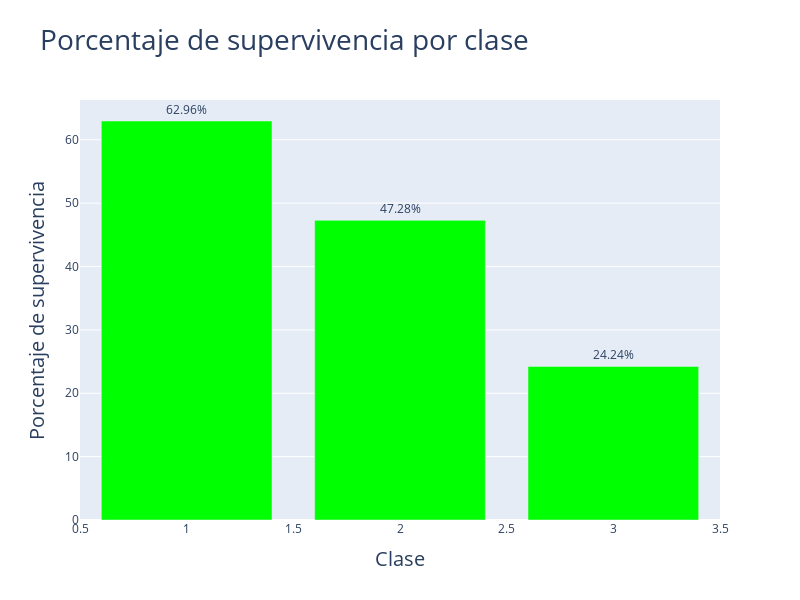

Notebook source saved alongside this figure:
### Code cell
# Calcular el porcentaje de supervivencia para cada clase
Superviviente_por_clase['Porcentaje_supervivientes'] = (Superviviente_por_clase[1] / (Superviviente_por_clase[0] + Superviviente_por_clase[1])) * 100

datos = pd.DataFrame({'Clase': Superviviente_por_clase.index, 'Porcentaje de supervivencia': Superviviente_por_clase['Porcentaje_supervivientes']})

fig = px.bar(datos, x='Clase', y='Porcentaje de supervivencia', text='Porcentaje de supervivencia', title='Porcentaje de supervivencia por clase', width=800, height=600)
fig.update_traces(texttemplate='%{text:.2f}%', textposition='outside')
fig.update_xaxes(title_text='Clase')
fig.update_yaxes(title_text='Porcentaje de supervivencia')
fig.update_traces(marker_color='#00FF00')
fig.update_layout(title_font_size=28, xaxis_title_font_size=20, yaxis_title_font_size=20)

fig.show()

### Figure 1 — Plotly figure (JSON) as saved in the notebook; plotly's stock layout.template omitted (floating-point values rounded to 4 significant figures)
{"data": [{"alignmentgroup": "True", "hovertemplate": "Clase=%{x}<br>Porcentaje de supervivencia=%{text}<extra></extra>", "legendgroup": "", "marker": {"color": "#00FF00", "pattern": {"shape": ""}}, "name": "", "offsetgroup": "", "orientation": "v", "showlegend": false, "text": [62.96, 47.28, 24.24], "textposition": "outside", "texttemplate": "%{text:.2f}%", "type": "bar", "x": [1, 2, 3], "xaxis": "x", "y": [62.96, 47.28, 24.24], "yaxis": "y"}], "layout": {"barmode": "relative", "height": 600, "legend": {"tracegroupgap": 0}, "title": {"font": {"size": 28}, "text": "Porcentaje de supervivencia por clase"}, "width": 800, "xaxis": {"anchor": "y", "domain": [0, 1], "title": {"font": {"size": 20}, "text": "Clase"}}, "yaxis": {"anchor": "x", "domain": [0, 1], "title": {"font": {"size": 20}, "text": "Porcentaje de supervivencia"}}}}
